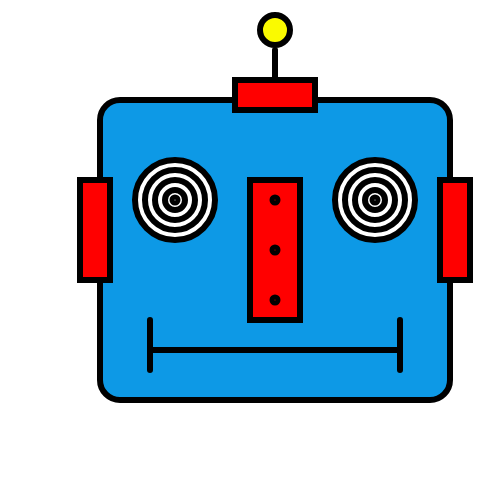
Frame 1 (no input)
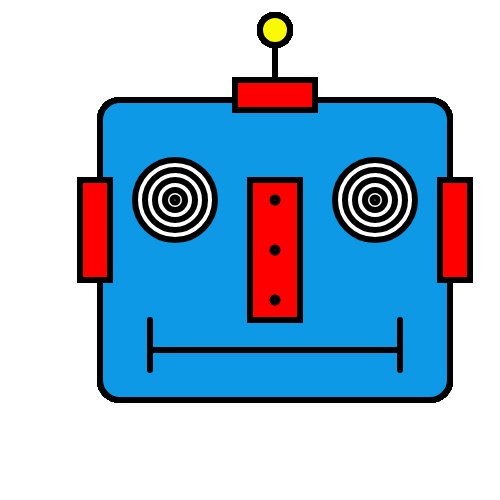
Frame 60 (no input)
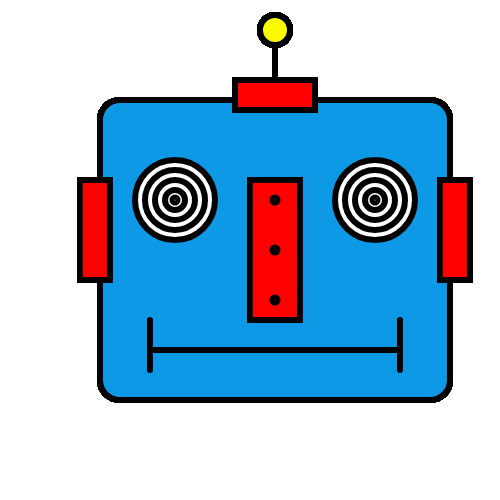
Frame 120 (the mouse pressed at the canvas centre since frame 60)

The p5.js sketch that drew these frames (run headless with seeded random() and noise() and a simulated clock; from frame 60 on, the mouse is pressed at the canvas centre):

// p5.js sketch
// ── sketch.js
function setup()
{
	//create a canvas for the robot
	createCanvas(500, 500);
}

function draw()
{
	strokeWeight(6);

	//robots head
	fill(13, 153, 230);
	rect(100, 100, 350, 300, 20);


	//robots antenna
	fill(250, 250, 0);
	ellipse(275, 30, 30, 30);
	fill(0);
	line(275,50,275,80);

	fill(255, 0, 0);
	rect(235, 80, 80, 30);

	//robots eyes
	fill(255);
	ellipse(175, 200, 80, 80);
	ellipse(175, 200, 60, 60);
	ellipse(175, 200, 40, 40);
	ellipse(175, 200, 20, 20);
	ellipse(175, 200, 5, 5);

	ellipse(375, 200, 80, 80);
	ellipse(375, 200, 60, 60);
	ellipse(375, 200, 40, 40);
	ellipse(375, 200, 20, 20);
	ellipse(375, 200, 5, 5);
	

	//robots nose
	fill(255, 0, 0);
	rect(250,180,50,140);
	ellipse(275, 200, 5, 5);
	ellipse(275, 250, 5, 5);
	ellipse(275, 300, 5, 5);
	

	//robots ears
	rect(80, 180, 30, 100);
	rect(440, 180, 30, 100);

	//robots mouth
	line(150,350,400,350);
	line(150,320,150,370);
	line(400,320,400,370);
	
}
